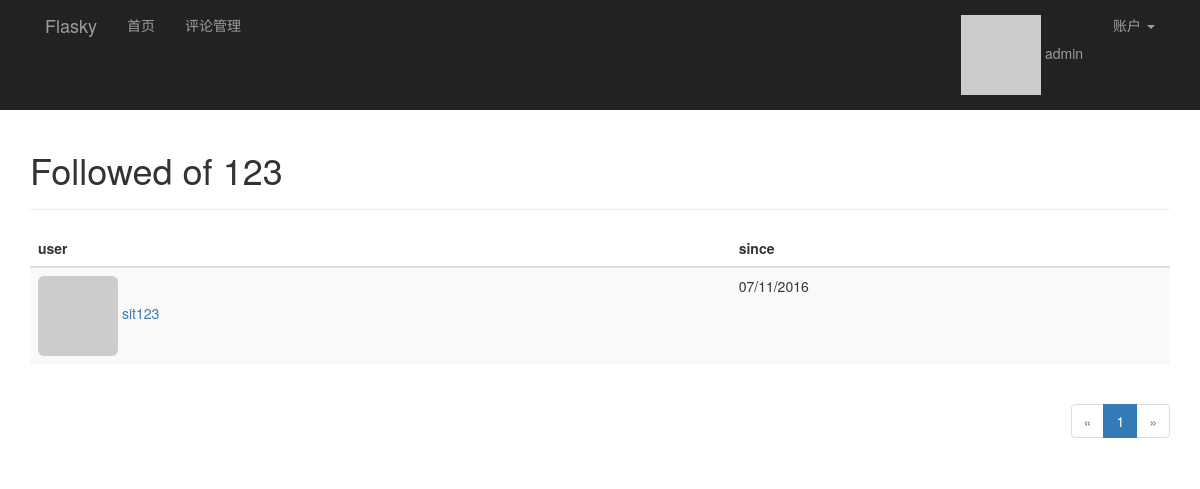
Screenshot of /followed_by/123 (signed in) with the database file from the repository.
### app/models.py (models this page shows, shortened)
class User(UserMixin, db.Model):
    __tablename__ = 'users'
    id = db.Column(db.Integer, primary_key=True)
    email = db.Column(db.String(64), unique=True, index=True)
    username = db.Column(db.String(64), unique=True, index=True)
    password_hash = db.Column(db.String(128))
    confirmed = db.Column(db.Boolean, default=False)
    role_id = db.Column(db.Integer, db.ForeignKey('roles.id'))
    name = db.Column(db.String(64))
    location = db.Column(db.String(64))
    about_me = db.Column(db.TEXT())
    member_since = db.Column(db.DateTime(), default=datetime.utcnow)
    last_seen = db.Column(db.DateTime(), default=datetime.utcnow)
    avatar_hash = db.Column(db.String(32))
    ''' 查询用户写的文章,SQL:
    SELECT
        posts.id AS posts_id,
        posts.body AS posts_body,
        posts.body_html AS posts_body_html,
        posts.timestamp AS posts_timestamp,
        posts.author_id AS posts_author_id
    FROM
        posts
    WHERE
        posts.author_id = 2
    '''
    posts = db.relationship('Post', backref='author', lazy='dynamic')
    """follower_id表示关注者， followed_id表示被关注者
        查询被关注者，select * from follows  LEFT JOIN users on follower_id = id where follower_id=2
    SELECT
        follows.follower_id AS follows_follower_id,
        follows.followed_id AS follows_followed_id,
        follows.timestamp AS follows_timestamp,
        users_1.id AS users_1_id,
        users_1.email AS users_1_email,
        users_1.username AS users_1_username,
        users_1.password_hash AS users_1_password_hash,
        users_1.confirmed AS users_1_confirmed,
        users_1.role_id AS users_1_role_id,
        users_1.name AS users_1_name,
        users_1.location AS users_1_location,
        users_1.about_me AS users_1_about_me,
        users_1.member_since AS users_1_member_since,
        users_1.last_seen AS users_1_last_seen,
        users_1.avatar_hash AS users_1_avatar_hash,
        users_2.id AS users_2_id,
        users_2.email AS users_2_email,
        users_2.username AS users_2_username,
        users_2.password_hash AS users_2_password_hash,
        users_2.confirmed AS users_2_confirmed,
        users_2.role_id AS users_2_role_id,
        users_2.name AS users_2_name,
        users_2.location AS users_2_location,
        users_2.about_me AS users_2_about_me,
        users_2.member_since AS users_2_member_since,
        users_2.last_seen AS users_2_last_seen,
        users_2.avatar_hash AS users_2_avatar_hash
    FROM
        follows
    LEFT OUTER JOIN users AS users_1 ON users_1.id = follows.follower_id
    LEFT OUTER JOIN users AS users_2 ON users_2.id = follows.followed_id
    WHERE
        follows.follower_id = 2;
    """
    followed = db.relationship('Follow', foreign_keys=[Follow.follower_id],
                               backref=db.backref('follower', lazy='joined'),
                               lazy='dynamic',
                               cascade='all, delete-orphan')
    """ 查询关注者， select * from follows  LEFT JOIN users on followed_id = id where followed_id=3
        users_1：关注者表
        users_2：被关注者表
    SELECT
        follows.follower_id AS follows_follower_id,
        follows.followed_id AS follows_followed_id,
        follows.timestamp AS follows_timestamp,
        users_1.id AS users_1_id,
        users_1.email AS users_1_email,
        users_1.username AS users_1_username,
        users_1.password_hash AS users_1_password_hash,
        users_1.confirmed AS users_1_confirmed,
        users_1.role_id AS users_1_role_id,
        users_1.name AS users_1_name,
        users_1.location AS users_1_location,
        users_1.about_me AS users_1_about_me,
        users_1.member_since AS users_1_member_since,
        users_1.last_seen AS users_1_last_seen,
        users_1.avatar_hash AS users_1_avatar_hash,
        users_2.id AS users_2_id,
        users_2.email AS users_2_email,
        users_2.username AS users_2_username,
        users_2.password_hash AS users_2_password_hash,
        users_2.confirmed AS users_2_confirmed,
        users_2.role_id AS users_2_role_id,
        users_2.name AS users_2_name,
        users_2.location AS users_2_location,
        users_2.about_me AS users_2_about_me,
        users_2.member_since AS users_2_member_since,
        users_2.last_seen AS users_2_last_seen,
        users_2.avatar_hash AS users_2_avatar_hash
    FROM
        follows
    LEFT OUTER JOIN users AS users_1 ON users_1.id = follows.follower_id
    LEFT OUTER JOIN users AS users_2 ON users_2.id = follows.followed_id
    WHERE
        follows.followed_id = 7;
    """
    followers = db.relationship('Follow', foreign_keys=[Follow.followed_id],
                                backref=db.backref('followed', lazy='joined'),
                                lazy='dynamic',
                                cascade='all, delete-orphan')
    comments = db.relationship('Comment', backref='author', lazy='dynamic')
    @property
    def password(self):
        raise AttributeError('password is not a readable attribute')
    def ping(self):
        self.last_seen = datetime.utcnow()
        db.session.add(self)
    def gravatar(self, size=100, default='identicon', rating='g'):
        if request.is_secure:
            url = 'https://secure.gravatar.com/avatar'
        else:
            url = 'http://s.gravatar.com/avatar'
        email_hash = self.avatar_hash or hashlib.md5(self.email.encode('utf-8')).hexdigest()
        return '{url}/{hash}?s={size}&d={default}&r={rating}'.format(
            url=url, hash=email_hash, size=size, default=default, rating=rating)
    def can(self, permissions):
        return self.role is not None and (self.role.permissions & permissions) == permissions

class Follow(db.Model):
    __tablename__ = 'follows'
    follower_id = db.Column(db.Integer, db.ForeignKey('users.id'),
                            primary_key=True)
    followed_id = db.Column(db.Integer, db.ForeignKey('users.id'),
                            primary_key=True)
    timestamp = db.Column(db.DateTime, default=datetime.utcnow)

### app/main/views.py (the view)
@main.route('/followed_by/<username>')
def followed_by(username):
    user = User.query.filter_by(username=username).first()
    if user is None:
        flash('Invalid user.')
        return redirect(url_for('.index'))
    page = request.args.get('page', 1, type=int)
    pagination = user.followed.paginate(page, per_page=current_app.config['FLASK_FOLLOWERS_PAGE'], error_out=False)
    followeds = [{'user': item.followed, 'timestamp': item.timestamp} for item in pagination.items]
    return render_template('followed.html', user=user, title="Followed of", endpoint='.followed_by',
                           pagination=pagination, followeds=followeds)

### app/auth/views.py (called while the page is built)
@auth.before_app_request
def before_request():
    if current_user.is_authenticated:
        current_user.ping()
        if not current_user.confirmed \
                and request.endpoint[:5] != 'auth.' \
                and request.endpoint != 'static':
            return redirect(url_for('auth.unconfirmed'))

### app/main/__init__.py (called while the page is built)
@main.app_context_processor
def inject_permissions():
    return dict(Permission=Permission)

### app/models.py (called while the page is built)
@login_manager.user_loader
def load_user(user_id):
    return User.query.get(int(user_id))

### app/templates/followed.html (shortened to what this page needs)
{% extends "base.html" %}
{% import "_marcros.html" as macros %}
{% block page_content %}
<div class="page-header">
    <h1>{{ title }} {{ user.username }}</h1>
</div>
<table class="table table-striped">
    <thead>
    <tr>
        <th>user</th>
        <th>since</th>
    </tr>
    </thead>
    {% for followed in followeds %}
    {% if followed.user != user %}
    <tr>
        <td>
            <a href="{{ url_for('.user', username = followed.user.username) }}">
                <img class="img-rounded" src="{{ followed.user.gravatar(size=32) }}">
                {{ followed.user.username }}
            </a></td>
        <td>{{ moment(followed.timestamp).format('L') }}</td>
    </tr>
    {% endif %}
    {% endfor %}
</table>
<div class="pagination">
    {{ macros.pagination_widget(pagination, endpoint, username = user.username) }}
</div>
{% endblock %}

### app/templates/base.html (shortened to what this page needs)
{% extends "bootstrap/base.html" %}
{% block head %}
{{ super() }}
<link rel="stylesheet" type="text/css" href="{{ url_for('static', filename='styles.css') }}">
{% endblock %}
{% block navbar %}
<div class="nvrbar navbar-inverse" role="navigation" >
    <div class="container">
        <div class="navbar-header">
            <a class="navbar-brand" href="{{ url_for('main.index') }}">Flasky</a>
        </div>
        <div class="navbar-collapse collpase">
            <ul class="nav  navbar-nav">
                <li><a href="{{ url_for('main.index') }}">首页</a></li>
                {% if current_user.can(Permission.MODERATE_COMMENTS) %}
                <li><a href="{{ url_for('main.moderate') }}">评论管理</a></li>
                {% endif %}
            </ul>
            <ul class="nav navbar-nav navbar-right">
                {% if current_user.is_authenticated %}
                <li>
                    <a href="{{ url_for('main.user', username=current_user.username) }}">
                        <img src="{{ current_user.gravatar(size=18) }}">
                        {{ current_user.username }}</a>
                </li>
                <li class="dropdown">
                    <a href="#" class="dropdown-toggle" data-toggle="dropdown">账户 <b class="caret"></b></a>
                </li>
                {% else %}
                <li><a href="{{ url_for('auth.register') }}">注册</a></li>
                <li><a href="{{ url_for('auth.login_username') }}">登录</a> </li>
                {% endif %}
            </ul>
        </div>
     </div>
</div>
{% endblock %}
{% block content %}
<div class="container">
    {% block page_content %}{% endblock %}
</div>
{% endblock %}

### app/static/styles.css (style rules this page uses)
div.pagination { width: 100%; text-align: right; padding: 0px; margin: 0px; }

### rows the page displays
User: username "admin"
User: username "123"
User: user.username "sit123"
Follow: timestamp "07/11/2016"

### other values shown
{{ title }} "Followed of"
{{ p }} "1"
